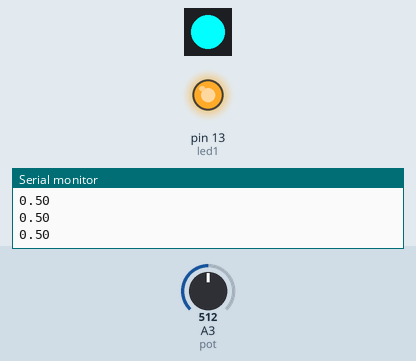
Recording of a sketch running on a simulated Arduino Uno, built with avr-gcc and run on an emulated ATmega328P. On the bench: 1 RGB LEDs in strip order, left to right, output pins drawn as LEDs (lit = HIGH), the last lines printed to the serial monitor. Inputs (shaded band) come from the test bench; at power-on: A3 (pot) = 512. Dim RGB values are drawn brighter than linear.

Above: at 1.2 s.
1.3 s: A3 (pot) set to 0
At 2.5 s:
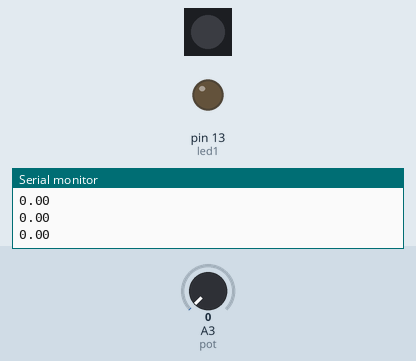
2.8 s: A3 (pot) set to 900
At 3.1 s:
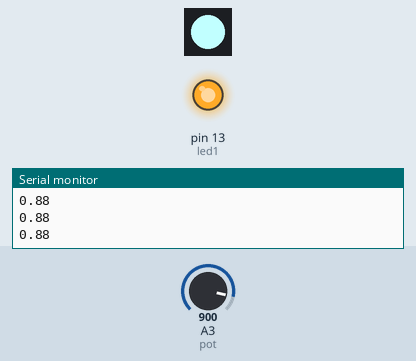
4.3 s: A3 (pot) set to 306
At 4.7 s:
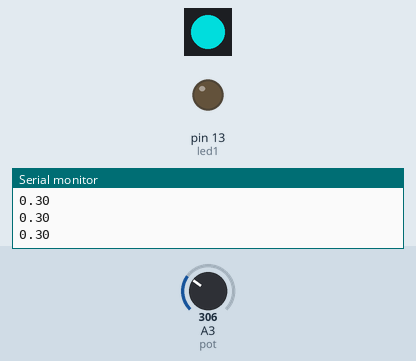
Timing chart, 0 to 7.3 s (numbered marks = the images above; inputs shaded):
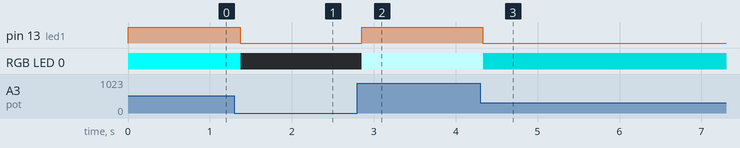

The sketch:

led_rgb_pot.ino
```cpp
#include <ChainableLED.h>

#define led1 13
#define pot 3
#define To 500

int p = 0;
ChainableLED led(3, 4, 1);

void setup() {
  Serial.begin(9600);
  pinMode(led1, OUTPUT);
  pinMode(pot, INPUT);
  led.init();
}

void loop() {
  p = analogRead(pot);
  if(p > To){
    digitalWrite(led1, HIGH);
  }
  else{
    digitalWrite(led1, LOW);
  }
  float f = p/1023.0;
  led.setColorHSB(0, 0.5, 1, f);
  Serial.println(f);
  delay(100);
}
```

Measured:
- after the input at 1.3 s, pin 13 (led1): HIGH → LOW after 0.07 s; RGB LED 0: RGB(0, 255, 254) → off after 0.08 s
- after the input at 2.8 s, pin 13 (led1): LOW → HIGH after 0.05 s; RGB LED 0: off → RGB(193, 255, 255) after 0.06 s
- after the input at 4.3 s, pin 13 (led1): HIGH → LOW at once; RGB LED 0: RGB(193, 255, 255) → RGB(0, 152, 152) at once
